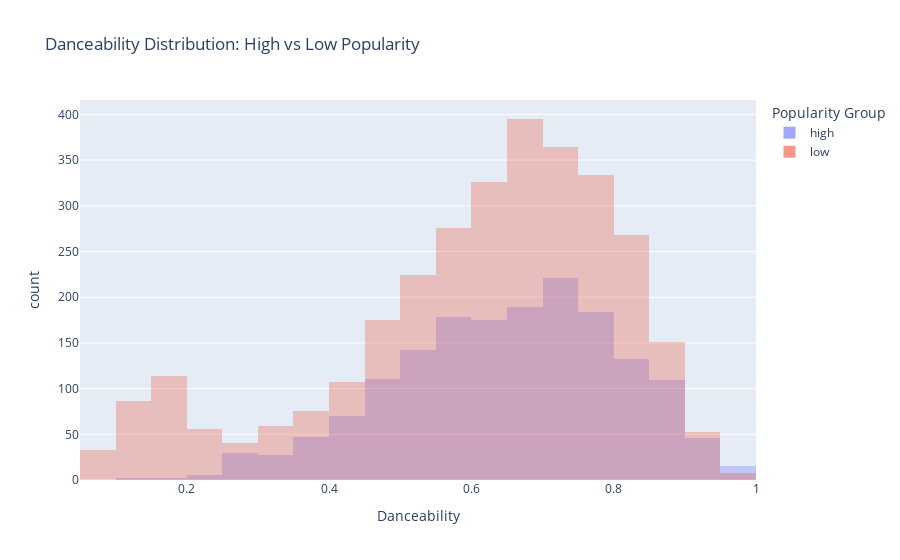

Here is the notebook cell this chart was saved with:
### Code cell
fig_dance = px.histogram(
    df,
    x="danceability",
    color="group",
    barmode="overlay",
    nbins=30,
    title="Danceability Distribution: High vs Low Popularity",
    labels={"danceability": "Danceability", "group": "Popularity Group"}
)
fig_dance.update_traces(opacity=0.6)
fig_dance.show()

### Figure 1 — Plotly figure (JSON) as saved in the notebook; plotly's stock layout.template omitted (floating-point values rounded to 4 significant figures; data arrays with more than 128 entries replaced by an {"elided": "..."} marker saying what was removed)
{"data": [{"bingroup": "x", "hovertemplate": "Popularity Group=high<br>Danceability=%{x}<br>count=%{y}<extra></extra>", "legendgroup": "high", "marker": {"color": "#636efa", "opacity": 0.5, "pattern": {"shape": ""}}, "name": "high", "nbinsx": 30, "opacity": 0.6, "orientation": "v", "showlegend": true, "type": "histogram", "x": {"elided": "1686 float values"}, "xaxis": "x", "yaxis": "y"}, {"bingroup": "x", "hovertemplate": "Popularity Group=low<br>Danceability=%{x}<br>count=%{y}<extra></extra>", "legendgroup": "low", "marker": {"color": "#EF553B", "opacity": 0.5, "pattern": {"shape": ""}}, "name": "low", "nbinsx": 30, "opacity": 0.6, "orientation": "v", "showlegend": true, "type": "histogram", "x": {"elided": "3145 float values"}, "xaxis": "x", "yaxis": "y"}], "layout": {"barmode": "overlay", "legend": {"title": {"text": "Popularity Group"}, "tracegroupgap": 0}, "title": {"text": "Danceability Distribution: High vs Low Popularity"}, "xaxis": {"anchor": "y", "domain": [0, 1], "title": {"text": "Danceability"}}, "yaxis": {"anchor": "x", "domain": [0, 1], "title": {"text": "count"}}}}
